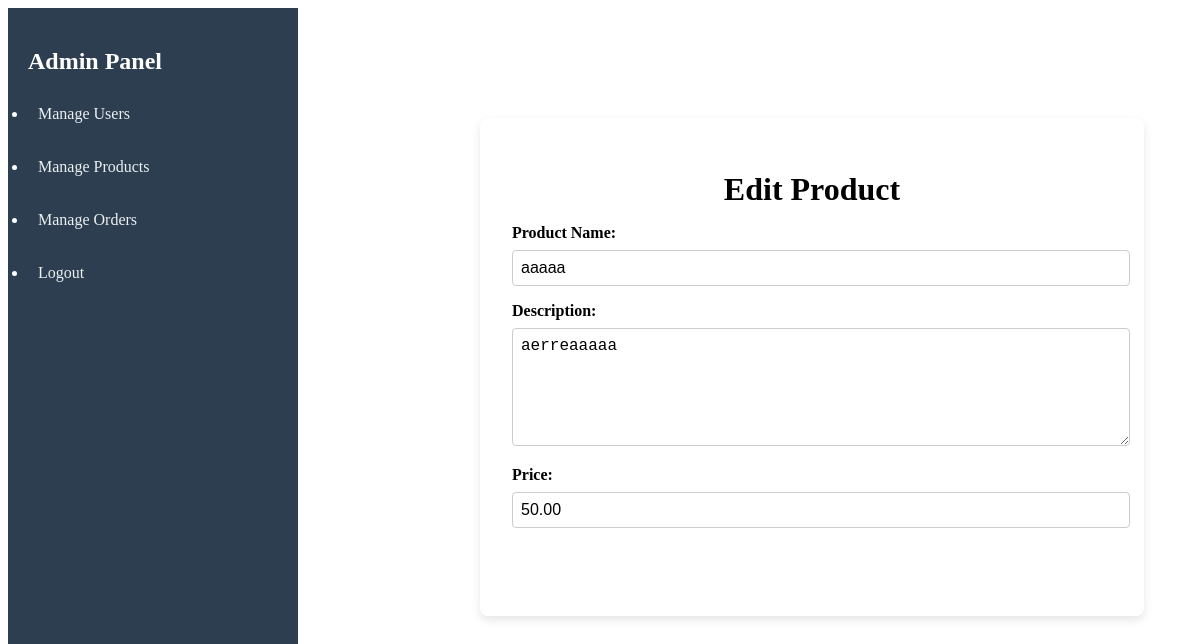
Screenshot of /public/edit_product.php?id=2 (signed in) with the database file from the repository.
### tables this page shows
CREATE TABLE `products` (
  `id` int(11) NOT NULL,
  `product_name` varchar(255) NOT NULL,
  `description` text DEFAULT NULL,
  `price` decimal(10,2) NOT NULL,
  `image` varchar(255) DEFAULT NULL,
  `created_at` timestamp NULL DEFAULT current_timestamp()
);

### app/controllers/ProductCrud.php (called while the page is built, shortened)
<?php
require_once '../app/models/Product.php';
class ProductCrud {
    private $product;
    public function __construct($pdo, $role) {
        $this->product = new Product($pdo);
    }
    public function getProducts() {
        $stmt = $this->product->getPDO()->query("SELECT * FROM products");
        return $stmt->fetchAll(PDO::FETCH_ASSOC);
    }
}

### app/models/Product.php (called while the page is built)
<?php
class Product {
    private $pdo;
    public function __construct($pdo) {
        $this->pdo = $pdo;
    }
    public function getPDO() {
        return $this->pdo;
    }
}

### public/edit_product.php (the view, shortened to what this page needs)
<?php
require_once '../config/database.php';
require_once '../app/controllers/ProductCrud.php';
$productCrud = new ProductCrud($pdo, $_SESSION['role']);
if (isset($_GET['id']) && is_numeric($_GET['id'])) {
    $id = intval($_GET['id']);
    $products = $productCrud->getProducts();
    $product = array_filter($products, fn($p) => $p['id'] == $id);
    $product = reset($product);
} else {
    die("Invalid product ID");
}
?>
<!DOCTYPE html>
<html lang="en">
<head>
    <link rel="stylesheet" href="./css/editproduct.css">
</head>
<body>
<div class="sidebar">
        <h2>Admin Panel</h2>
        <ul>
            <li><a href="./users.php">Manage Users</a></li>
            <li><a href="./products.php">Manage Products</a></li>
            <li><a href="./orders.php">Manage Orders</a></li>
            <li><a href="./logout.php">Logout</a></li>
        </ul>
    </div>
    <div class="editproduct">
    <h1>Edit Product</h1>
    <form method="POST">
        <label for="product_name">Product Name:</label>
        <input type="text" id="product_name" name="product_name" value="<?= htmlspecialchars($product['product_name']); ?>" required><br>
        <label for="description">Description:</label>
        <textarea id="description" name="description" required><?= htmlspecialchars($product['description']); ?></textarea><br>
        <label for="price">Price:</label>
        <input type="number" id="price" name="price" value="<?= htmlspecialchars($product['price']); ?>" required step="0.01"><br>
        <input type="submit" value="Update Product">
    </form>
</div>
</body>
</html>

### public/css/editproduct.css (style rules this page uses)
.sidebar { width: 250px; height: 100vh; background-color: #2c3e50; color: white; padding: 20px; }
.sidebar h2 { margin-bottom: 20px; }
.sidebar ul { padding-left: 0; }
.sidebar ul li { margin: 15px 0; }
.sidebar a { color: #ecf0f1; text-decoration: none; padding: 10px; display: block; border-radius: 4px; transition: background 0.3s; }
.editproduct { position: absolute; top: 10%; left: 40%; width: 70%; max-width: 600px; margin: 2rem auto; padding: 2rem; border-radius: 8px; box-shadow: 0 4px 10px rgba(0, 0, 0, 0.1); background-color: #fff; }
.editproduct h1 { font-size: 2rem; color: var(--dark-color); margin-bottom: 1rem; text-align: center; }
.editproduct label { display: block; margin-bottom: 0.5rem; font-weight: bold; }
.editproduct input[type="text"], .editproduct input[type="number"], .editproduct textarea { width: 100%; padding: 0.5rem; border: 1px solid #ccc; border-radius: 4px; margin-bottom: 1rem; font-size: 1rem; }
.editproduct textarea { height: 100px; }
.editproduct input[type="submit"] { background-color: var(--accent-color); color: #fff; padding: 0.7rem 1.5rem; border: none; border-radius: 4px; cursor: pointer; font-size: 1rem; transition: background-color 0.3s; }

### rows the page displays
products: product_name "aaaaa", description "aerreaaaaa", price "50.00"
